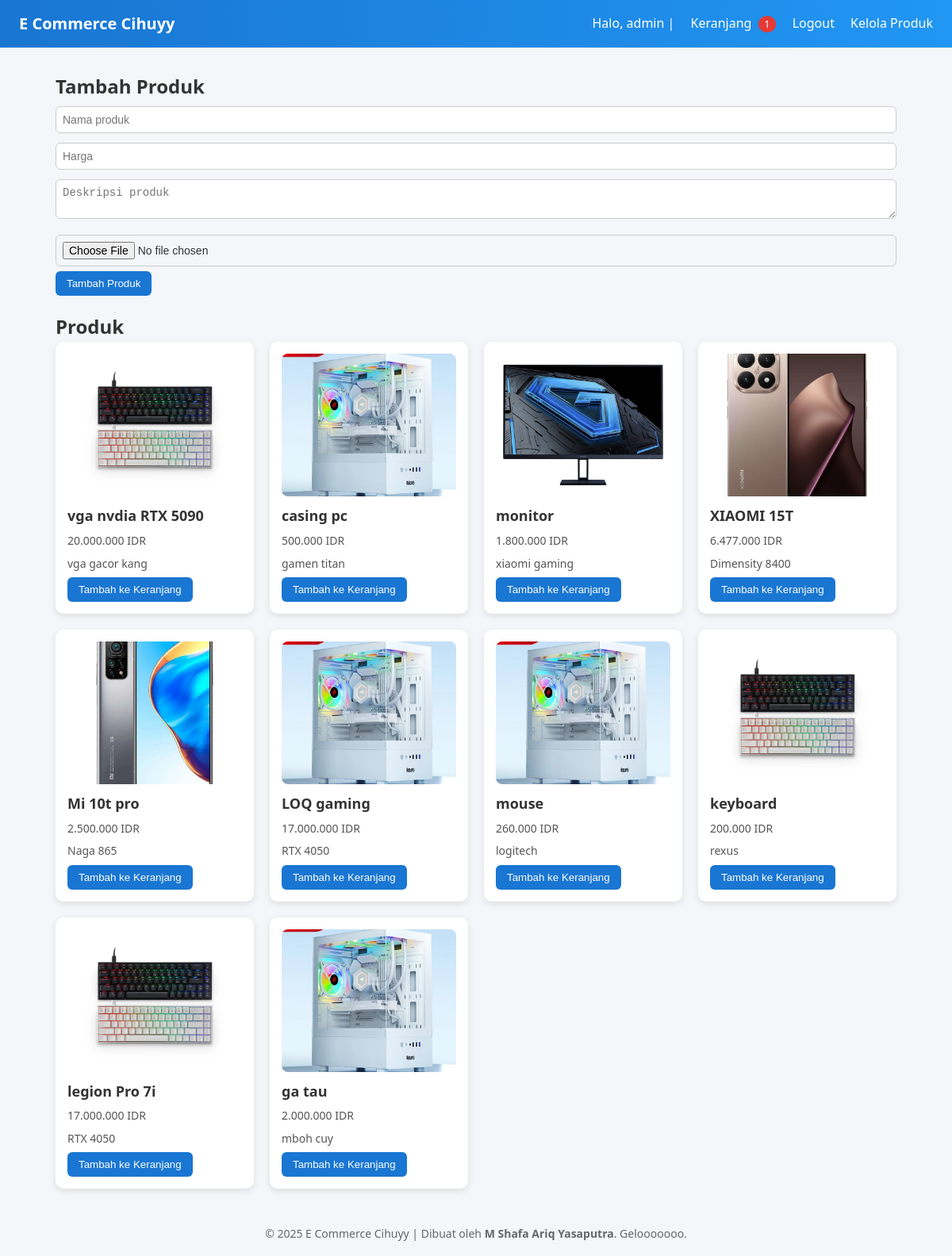
Screenshot of /index.php (signed in) with the database file from the repository.
### tables this page shows
CREATE TABLE `products` (
  `id_product` int(11) NOT NULL,
  `name` varchar(200) NOT NULL,
  `price` decimal(10,2) NOT NULL,
  `description` text DEFAULT NULL,
  `image_url` varchar(255) DEFAULT NULL
);

### index.php (the view, shortened to what this page needs)
<?php
require 'db_connect.php';
$cartCount = 0;
if (!empty($_SESSION['user_id'])) {
    $stmt = $pdo->prepare("SELECT SUM(quantity) FROM carts WHERE id_user=?");
    $stmt->execute([$_SESSION['user_id']]);
    $cartCount = $stmt->fetchColumn() ?: 0;
}
$products = $pdo->query("SELECT * FROM products ORDER BY id_product DESC")->fetchAll(PDO::FETCH_ASSOC);
?>
<!doctype html>
<html>
<head>
  <link rel="stylesheet" href="css/style.css">
</head>
<body>
<div class="header">
  <div style="font-weight:bold">E Commerce Cihuyy</div>
  <div class="nav">
  <?php if(!empty($_SESSION['username'])): ?>
    Halo, <?=htmlspecialchars($_SESSION['username'])?> |
    <a href="cart.php">Keranjang <span class="cart-count"><?= $cartCount ?></span></a>
    <a href="logout.php">Logout</a>
  <?php else: ?>
    <a href="login.php">Login</a>
    <a href="register.php">Register</a>
  <?php endif; ?>
  <?php if(!empty($_SESSION['is_admin']) && $_SESSION['is_admin']==1): ?>
    <a href="admin/manage_products.php">Kelola Produk</a>
  <?php else: ?>
  <?php endif; ?>
</div>
</div>
<div class="container">
  <?php if(!empty($_SESSION['is_admin']) && $_SESSION['is_admin'] == 1): ?>
    <h2>Tambah Produk</h2>
    <form method="post" enctype="multipart/form-data" style="margin-bottom:20px;">
      <input type="" name="name" placeholder="Nama produk" required>
      <input type="number" step="0.01" name="price" placeholder="Harga" required>
      <textarea name="description" placeholder="Deskripsi produk"></textarea>
      <input type="file" name="image" accept="image/*">
      <button type="submit" class="btn-primary">Tambah Produk</button>
    </form>
  <?php endif; ?>
  <h2>Produk</h2>
  <div class="products">
    <?php foreach($products as $p): ?>
      <div class="card">
        <img src="<?=htmlspecialchars($p['image_url'] ?: 'images/placeholder.jpg')?>" alt="">
        <h3><?=htmlspecialchars($p['name'])?></h3>
        <p><?=number_format($p['price'],0,',','.')?> IDR</p>
        <p style="font-size:14px;color:#555"><?=htmlspecialchars($p['description'])?></p>
        <?php if(!empty($_SESSION['user_id'])): ?>
        <form method="post" action="cart.php">
          <button type="submit" class="btn-primary">Tambah ke Keranjang</button>
        </form>
        <?php else: ?>
        <p><a href="login.php">Login dulu untuk membeli</a></p>
        <?php endif; ?>
      </div>
    <?php endforeach; ?>
  </div>
</div>
<div class="footer">
  &copy; <?= date('Y') ?> E Commerce Cihuyy | Dibuat oleh <b>M Shafa Ariq Yasaputra</b>. Gelooooooo.
</div>
</body>
</html>

### css/style.css (style rules this page uses)
* { margin: 0; padding: 0; box-sizing: border-box; }
body { font-family: "Segoe UI", Tahoma, sans-serif; background: #f4f6f9; color: #333; line-height: 1.6; }
.header { background: linear-gradient(90deg, #1976d2, #2196f3); color: #fff; padding: 14px 24px; display: flex; justify-content: space-between; align-items: center; }
.header div:first-child { font-size: 20px; font-weight: bold; }
.nav a { color: #fff; text-decoration: none; margin-left: 16px; font-weight: 500; transition: opacity .2s; }
.cart-count { background: #e53935; border-radius: 50%; padding: 2px 8px; font-size: 12px; margin-left: 4px; }
.container { max-width: 1100px; margin: 30px auto; padding: 0 20px; }
.products { display: grid; grid-template-columns: repeat(auto-fill, minmax(240px, 1fr)); gap: 20px; }
.card { background: #fff; border-radius: 10px; box-shadow: 0 3px 8px rgba(0,0,0,0.1); padding: 15px; display: flex; flex-direction: column; transition: transform .2s; }
.card img { width: 100%; height: 180px; object-fit: cover; border-radius: 8px; margin-bottom: 10px; }
.card h3 { font-size: 18px; margin-bottom: 6px; }
.card p { font-size: 14px; color: #555; margin-bottom: 6px; }
Buttons button, .btn-primary { display: inline-block; background: #1976d2; color: #fff; border: none; padding: 8px 14px; border-radius: 6px; cursor: pointer; transition: background .2s; }
form input, form textarea { width: 100%; padding: 8px; margin: 6px 0; border: 1px solid #ccc; border-radius: 6px; font-size: 14px; }
form textarea { resize: vertical; }
.footer { text-align: center; padding: 16px; font-size: 14px; color: #666; margin-top: 30px; }

### rows the page displays
products: image_url (picture), name "vga nvdia RTX 5090", price "20.000.000", description "vga gacor kang"
products: image_url (picture), name "casing pc", price "500.000", description "gamen titan"
products: image_url (picture), name "monitor", price "1.800.000", description "xiaomi gaming"
products: image_url (picture), name "XIAOMI 15T", price "6.477.000", description "Dimensity 8400"
products: image_url (picture), name "Mi 10t pro", price "2.500.000", description "Naga 865"
products: image_url (picture), name "LOQ gaming", price "17.000.000", description "RTX 4050"
products: image_url (picture), name "mouse", price "260.000", description "logitech"
products: image_url (picture), name "keyboard", price "200.000", description "rexus"
products: image_url (picture), name "legion Pro 7i", price "17.000.000", description "RTX 4050"
products: image_url (picture), name "ga tau", price "2.000.000", description "mboh cuy"

### other values shown
$_SESSION['username'] "admin"
$cartCount "1"
